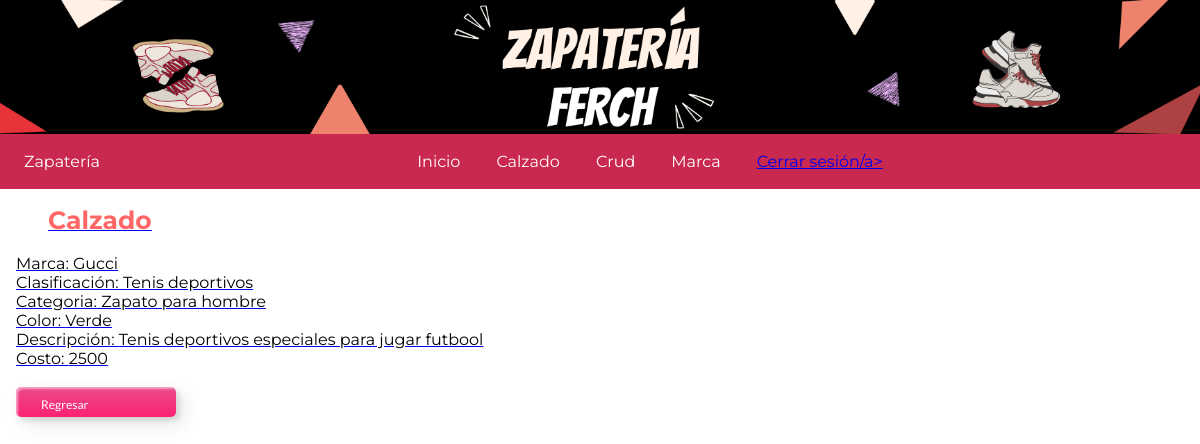
Screenshot of /CrudProducto/productosVerFuncion.php?id=45 (signed in) with the database file from the repository.
### tables this page shows
CREATE TABLE IF NOT EXISTS `proveedor` (
  `idProveedor` int NOT NULL AUTO_INCREMENT,
  `nombreProveedor` text NOT NULL,
  PRIMARY KEY (`idProveedor`)
);

CREATE TABLE IF NOT EXISTS `clasificacion` (
  `idClasificacion` int NOT NULL AUTO_INCREMENT,
  `nombreClasificacion` varchar(20) NOT NULL,
  PRIMARY KEY (`idClasificacion`)
);

CREATE TABLE IF NOT EXISTS `categoria` (
  `idCategoria` int NOT NULL AUTO_INCREMENT,
  `nombreCategoria` text NOT NULL,
  PRIMARY KEY (`idCategoria`)
);

CREATE TABLE IF NOT EXISTS `color` (
  `idColor` int NOT NULL AUTO_INCREMENT,
  `nombreColor` varchar(10) NOT NULL,
  PRIMARY KEY (`idColor`)
);

CREATE TABLE IF NOT EXISTS `zapato` (
  `idZapato` int NOT NULL AUTO_INCREMENT,
  `idProveedor` int NOT NULL,
  `idClasificacion` int NOT NULL,
  `idCategoria` int NOT NULL,
  `idColor` int NOT NULL,
  `Descripcion` text NOT NULL,
  `Costo` varchar(5) NOT NULL,
  PRIMARY KEY (`idZapato`),
  KEY `idProveedor` (`idProveedor`),
  KEY `idClasificacion` (`idClasificacion`),
  KEY `idCategoria` (`idCategoria`),
  KEY `idColor` (`idColor`)
);

### CrudProducto/productosActualizarAction.php (called while the page is built, shortened)
<?php
    function recuperarDatos($idZapato){
        include '../Conexiones/ConexionBdZapateria.php';
        $datos = mysqli_query($conexion, "SELECT * FROM Zapato WHERE idZapato = '$idZapato'");
        $filas = mysqli_fetch_array ($datos);
        return [$filas, $conexion];
    }
?>

### CrudProducto/productosVerAction.php (called while the page is built)
<?php
    function recuperarNombres($conexion, $idProveedor, $idClasificacion, $idCategoria, $idColor){
        $consultaProveedor = mysqli_fetch_array(mysqli_query($conexion, "SELECT * FROM Proveedor WHERE idProveedor = '$idProveedor'"));
        $consultaClasificacion = mysqli_fetch_array( mysqli_query($conexion, "SELECT * FROM Clasificacion WHERE idClasificacion = '$idClasificacion'"));
        $consultaCategoria = mysqli_fetch_array( mysqli_query($conexion, "SELECT * FROM Categoria WHERE idCategoria = '$idCategoria'"));
        $consultaColor = mysqli_fetch_array(mysqli_query($conexion, "SELECT * FROM Color WHERE idColor = '$idColor'"));
        return [$consultaProveedor, $consultaClasificacion, $consultaCategoria, $consultaColor];
    }
?>

### CrudProducto/productosVerFuncion.php (the view, shortened to what this page needs)
<?php
    include 'productosActualizarAction.php';
    include 'productosVerAction.php';
    $idZapato = $_GET['id'];
    list($filas, $conexion) = recuperarDatos($idZapato);
    list($nomProveedor, $nomClasif, $nomCat, $nomColor) = recuperarNombres($conexion, $filas['idProveedor'],$filas['idClasificacion'],$filas['idCategoria'],$filas['idColor']);
?>
<html>
    <head></head>
    <body>
    <?php include "../Funciones/funciones.php";
    ?>
    <div class="formulario">
        <label class="etiquetaFormulario">Calzado</label><br><br>
        <font color="black"><label>Marca: </label><label> <?php echo $nomProveedor['nombreProveedor']; ?></label></font><br>
        <font color="black"><label>Clasificación: </label><?php echo $nomClasif['nombreClasificacion']; ?></label></font><br>
        <font color="black"><label>Categoria: </label><label><?php echo $nomCat['nombreCategoria']; ?></label></font><br>
        <font color="black"><label>Color: </label><label><?php echo $nomColor['nombreColor']; ?></label></font><br>
        <font color="black"><label>Descripción: </label><?php echo $filas['Descripcion']; ?></label></font><br>
        <font color="black"><label>Costo: </label><label><?php echo $filas['Costo']; ?></label></font><br><br>
        <a href="productosListadoFuncion.php" class="custom-btn2 btn-11 enlace">Regresar</a>
    </div>
    </body>
</html>

### CSS/style.css (style rules this page uses)
:root { --maple:#811a34; --mapleii: #ff6666; --white:#ffffff; --black: #000000; --light-color:#777; --bg-color:#ffffff; --bg-color-nav:#C9284F; --font-color: #ffffff; --border:.1rem solid rgba(0,0,0,.2); --box-shadow:.5rem .5rem 1rem #a0424285, -.5rem -.5rem 1rem #fff9f9; }
* { padding: 0; margin: 0; box-sizing: border-box; font-family: 'Montserrat', sans-serif; }
html { overflow-x: hidden; scroll-behavior: smooth; }
body { background: var(--bg-color); color: var(--font-color); }
.enlace { list-style: none; overflow: hidden; display: block; text-decoration: none; color: var(--white); }
.formulario { display:block; overflow:auto; position:relative; padding: 1rem; height: 43rem; }
.etiquetaFormulario { font-weight: bold; font-size: 25px; margin: 1rem; padding: 1rem; color: var(--mapleii); }
.custom-btn2 { width: 160px; height: 30px; color: #fff; border-radius: 5px; padding: 10px 25px; font-family: 'Lato', sans-serif; font-weight: 500; background: transparent; cursor: pointer; transition: all 0.3s ease; position: relative; display: inline-block; box-shadow:inset 2px 2px 2px 0px rgba(255,255,255,.5), 7px 7px 20px 0px rgba(0,0,0,.1), 4px 4px 5px 0px rgba(0,0,0,.1); outline: none; font-size: 12px; }
.btn-11 { border: none; background: rgb(251,33,117); background: linear-gradient(0deg, rgba(251,33,117,1) 0%, rgba(234,76,137,1) 100%); color: #fff; overflow: hidden; }
.btn-11:before { position: absolute; content: ''; display: inline-block; top: -180px; left: 0; width: 30px; height: 100%; background-color: #fff; animation: shiny-btn1 3s ease-in-out infinite; }

### rows the page displays
proveedor: nombreProveedor "Gucci"
clasificacion: nombreClasificacion "Tenis deportivos"
categoria: nombreCategoria "Zapato para hombre"
color: nombreColor "Verde"
zapato: Descripcion "Tenis deportivos especiales para jugar futbool", Costo "2500"
